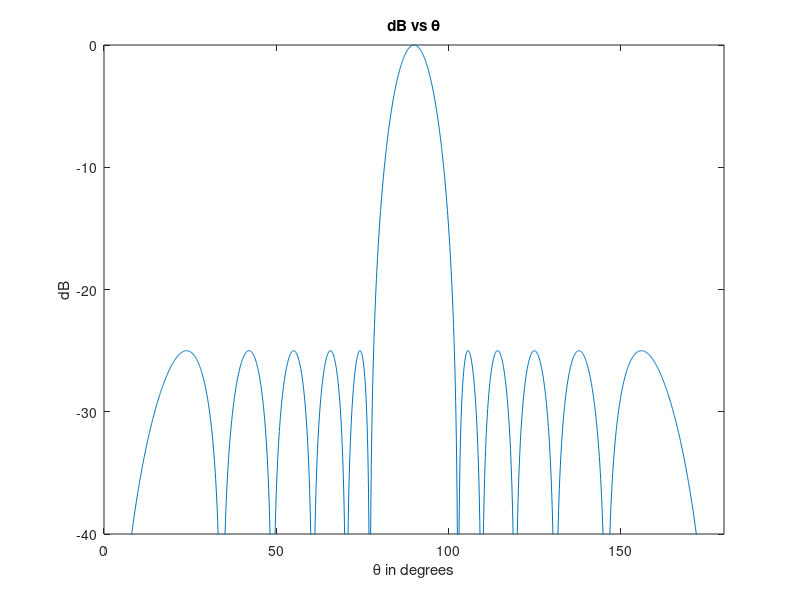

The MATLAB script that drew this image:
% ECE 484 TAKE-HOME PROJECT
% NICOLAS FAJARDO AND JOHN GENTRY

clc
clear

% Define number of elements in the array
%%%%%%%%%%%%%%%%%%%%%%%%%%%%%%%%%%%%%%%%%%%%%%%%%%%%%%%%%%%%%%%%%%%%%%
N = 12;
if ( mod(N,2) ~= 0 )
    disp('Error. N must be even')
    return;
end
%%%%%%%%%%%%%%%%%%%%%%%%%%%%%%%%%%%%%%%%%%%%%%%%%%%%%%%%%%%%%%%%%%%%%%


% Define the array spacing
% NOTE: in terms of lambda (ie: 0.5 = lambda/2)
d = 0.5;                    


% Define PSI for the array factor calculation
PSI = 2*pi*d;


% Initialize vector for array factor data
AF = zeros(1,1801);

% Defining length of vectors
theta = 0:.1:180;
theta_deg = 0:.1:180;




% Chebychev
a_n = [ 1, 1.08244, 1.50839, 1.90128, 2.2031, 2.36733, 2.36733, ...
    2.2031, 1.90128, 1.50839, 1.08244, 1 ];
a_n_norm = a_n./4.73467;


% Summation of exponentials
%%%%%%%%%%%%%%%%%%%%%%%%%%%%%%%%%%%%%%%%%%%%%%%%%%%%%%%%%%%%%%%%%%%%%%
for i = 1:length(theta)-1;
    for n = 1:N
        AF(1,i) = AF(1,i) + a_n_norm(n)*exp(1i*(n-1)*PSI*cosd(theta_deg(i)));
    end
end
%%%%%%%%%%%%%%%%%%%%%%%%%%%%%%%%%%%%%%%%%%%%%%%%%%%%%%%%%%%%%%%%%%%%%%




% Calculation of maximum value for array factor and its value, as well as
% calculation of normalized array factor array and normalized dB A.F.
%%%%%%%%%%%%%%%%%%%%%%%%%%%%%%%%%%%%%%%%%%%%%%%%%%%%%%%%%%%%%%%%%%%%%%
[AF_max,AF_index] = max(abs(AF));

AF_norm = AF(1,:)./AF_max(1);
AF_norm_dB = 20.*log10(abs(AF_norm));
%%%%%%%%%%%%%%%%%%%%%%%%%%%%%%%%%%%%%%%%%%%%%%%%%%%%%%%%%%%%%%%%%%%%%%






% The following prints the normalized plot of the array factor
%%%%%%%%%%%%%%%%%%%%%%%%%%%%%%%%%%%%%%%%%%%%%%%%%%%%%%%%%%%%%%%%%%%%%%
% figure
% plot(0:1:180,abs(AF_norm));
% title('Normalized')
% hold on
%%%%%%%%%%%%%%%%%%%%%%%%%%%%%%%%%%%%%%%%%%%%%%%%%%%%%%%%%%%%%%%%%%%%%%




% The following prints the dB plot of the normalized array factor
%%%%%%%%%%%%%%%%%%%%%%%%%%%%%%%%%%%%%%%%%%%%%%%%%%%%%%%%%%%%%%%%%%%%%%
figure
plot(theta,AF_norm_dB);
title('dB vs \theta')
xlabel('\theta in degrees')
ylabel('dB')
axis([0 180 -40 0])
hold off
%%%%%%%%%%%%%%%%%%%%%%%%%%%%%%%%%%%%%%%%%%%%%%%%%%%%%%%%%%%%%%%%%%%%%%




% DEFINE NULL AND LOBE DATA
%%%%%%%%%%%%%%%%%%%%%%%%%%%%%%%%%%%%%%%%%%%%%%%%%%%%%%%%%%%%%%%%%%%%%%
% Change these values based on the graphical analysis. By changing these
% values properly, the program will be able to calculate the peaks using
% the following algorithm

nulls = N/2;                              % number of nulls on one side of peak
lobes = nulls;                            % number of lobes on one side of peak

% END NULL AND LOBE DATA
%%%%%%%%%%%%%%%%%%%%%%%%%%%%%%%%%%%%%%%%%%%%%%%%%%%%%%%%%%%%%%%%%%%%%%




% INTIIALIZE VALUES TO BE USED IN LOOP CALCULATION 
%%%%%%%%%%%%%%%%%%%%%%%%%%%%%%%%%%%%%%%%%%%%%%%%%%%%%%%%%%%%%%%%%%%%%%
lobeData = zeros(lobes,2);              % create matrix to store lobe data
numZeros = 0;                           % initialize number of zeros measured
maxU = -100;                            % initialize maximum U measured

zeroIndex = 1;                          % initialize the index of first zero
%%%%%%%%%%%%%%%%%%%%%%%%%%%%%%%%%%%%%%%%%%%%%%%%%%%%%%%%%%%%%%%%%%%%%%




% The following loop calculates the maximum value between two nulls (or
% the start and the first null), which corresponds to a lobe. The algorithm
% finds a null my measuring if a point is the lower than the two
% neighboring points. Once a null is found, the lobeData matrix is updated
% with the measured values for the previous lobe.
%%%%%%%%%%%%%%%%%%%%%%%%%%%%%%%%%%%%%%%%%%%%%%%%%%%%%%%%%%%%%%%%%%%%%%
for j = 1:lobes
    i = zeroIndex;
    while (numZeros < nulls)
        currU = AF_norm_dB(i);
        if (currU > maxU)
            maxU = currU;
            maxIndex = i;
        end
        
        if (i > 2 && AF_norm_dB(i-1) > currU && AF_norm_dB(i+1) > currU)
           numZeros = numZeros + 1; 
           zeroIndex = i + 1;
           break;
        end 
        
        if (i == AF_index)   % if we have reached the location of absolute max
            break;
        end
        
        i = i + 1;
    end
    
    lobeData(j,1) = theta(maxIndex);
    lobeData(j,2) = maxU;
    
end
%%%%%%%%%%%%%%%%%%%%%%%%%%%%%%%%%%%%%%%%%%%%%%%%%%%%%%%%%%%%%%%%%%%%%%




% Directivity calculations and outputting
%%%%%%%%%%%%%%%%%%%%%%%%%%%%%%%%%%%%%%%%%%%%%%%%%%%%%%%%%%%%%%%%%%%%%%
data_norm = (AF_norm);
U_sin = data_norm.*(sin(theta_deg.*pi./180));
theta = 0:(pi/1800):pi;
U_s = U_sin(1:1:end);
Q = 2*pi*trapz(theta, U_s);

directivity_dim_plot1 = abs(4 * pi .* (1/Q));
directivity_db_plot1 = abs(10.*log10(directivity_dim_plot1));

fprintf('Directivity Dimensionless = %g\n', directivity_dim_plot1);
fprintf('Directivity dB = %g\n', directivity_db_plot1);
fprintf('\n');
%%%%%%%%%%%%%%%%%%%%%%%%%%%%%%%%%%%%%%%%%%%%%%%%%%%%%%%%%%%%%%%%%%%%%%



% Compute the 3 dB beamwidth from the major lobe
%%%%%%%%%%%%%%%%%%%%%%%%%%%%%%%%%%%%%%%%%%%%%%%%%%%%%%%%%%%%%%%%%%%%%%
halfPower_index = 0;
point = 900;
while(halfPower_index == 0)
    if(AF_norm_dB(point-1) <= -3)
       halfPower_index = 1;
       fprintf('3 dB beamwidth is %g degrees\n', (90-theta_deg(point-1))*2);
    end
    point = point - 1;
end
fprintf('\n');
%%%%%%%%%%%%%%%%%%%%%%%%%%%%%%%%%%%%%%%%%%%%%%%%%%%%%%%%%%%%%%%%%%%%%%




% Printing of sidelobes and their peak relative to the major lobe
%%%%%%%%%%%%%%%%%%%%%%%%%%%%%%%%%%%%%%%%%%%%%%%%%%%%%%%%%%%%%%%%%%%%%%
disp('Angles of the sidelobes on plot 1 (90 degrees is the major lobe):');
disp('        degrees        gain in dB');
for j = 1:1:N/2
   fprintf('\t\t  %g          %g', lobeData(j,1), lobeData(j,2));
   fprintf('\n'); 
end

for j = N/2-1:-1:1
   fprintf('\t\t  %g          %g', 180-lobeData(j,1), lobeData(j,2));
   fprintf('\n'); 
end
%%%%%%%%%%%%%%%%%%%%%%%%%%%%%%%%%%%%%%%%%%%%%%%%%%%%%%%%%%%%%%%%%%%%%%










